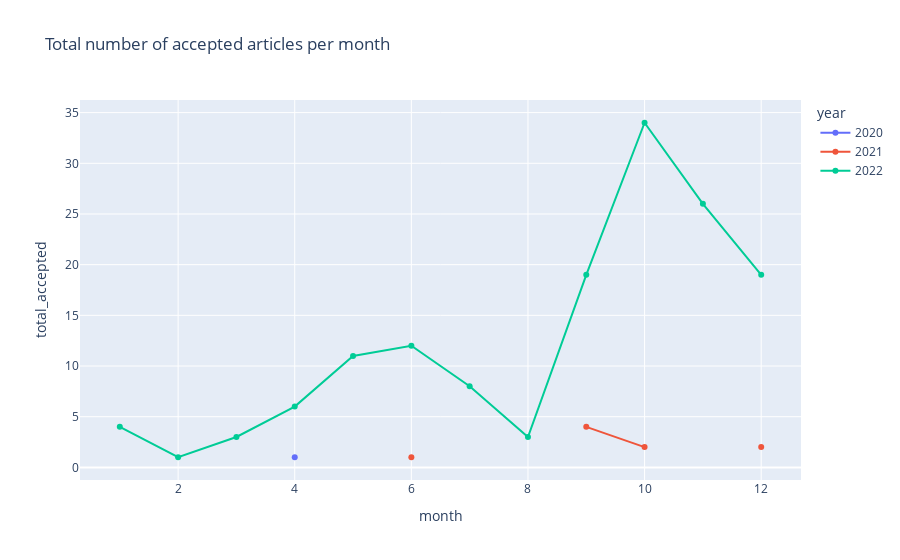

Write notebook code for a chart like this one.
### Code cell
# plotting accepted
fig = px.line(df_per_month, x="month", y="total_accepted", color="year", title="layout.hovermode='x unified'")
fig.update_traces(mode="markers+lines", hovertemplate=None)
fig.update_layout(hovermode="x unified", title="Total number of accepted articles per month")
fig.show()

### Figure 1 — Plotly figure (JSON) as saved in the notebook; plotly's stock layout.template omitted (floating-point values rounded to 4 significant figures)
{"data": [{"legendgroup": "2020", "line": {"color": "#636efa", "dash": "solid"}, "marker": {"symbol": "circle"}, "mode": "markers+lines", "name": "2020", "orientation": "v", "showlegend": true, "type": "scatter", "x": [2, 4, 6, 11, 12], "xaxis": "x", "y": [null, 1, null, null, null], "yaxis": "y"}, {"legendgroup": "2021", "line": {"color": "#EF553B", "dash": "solid"}, "marker": {"symbol": "circle"}, "mode": "markers+lines", "name": "2021", "orientation": "v", "showlegend": true, "type": "scatter", "x": [1, 3, 4, 6, 7, 8, 9, 10, 11, 12], "xaxis": "x", "y": [null, null, null, 1, null, null, 4, 2, null, 2], "yaxis": "y"}, {"legendgroup": "2022", "line": {"color": "#00cc96", "dash": "solid"}, "marker": {"symbol": "circle"}, "mode": "markers+lines", "name": "2022", "orientation": "v", "showlegend": true, "type": "scatter", "x": [1, 2, 3, 4, 5, 6, 7, 8, 9, 10, 11, 12], "xaxis": "x", "y": [4, 1, 3, 6, 11, 12, 8, 3, 19, 34, 26, 19], "yaxis": "y"}], "layout": {"hovermode": "x unified", "legend": {"title": {"text": "year"}, "tracegroupgap": 0}, "title": {"text": "Total number of accepted articles per month"}, "xaxis": {"anchor": "y", "domain": [0, 1], "title": {"text": "month"}}, "yaxis": {"anchor": "x", "domain": [0, 1], "title": {"text": "total_accepted"}}}}
